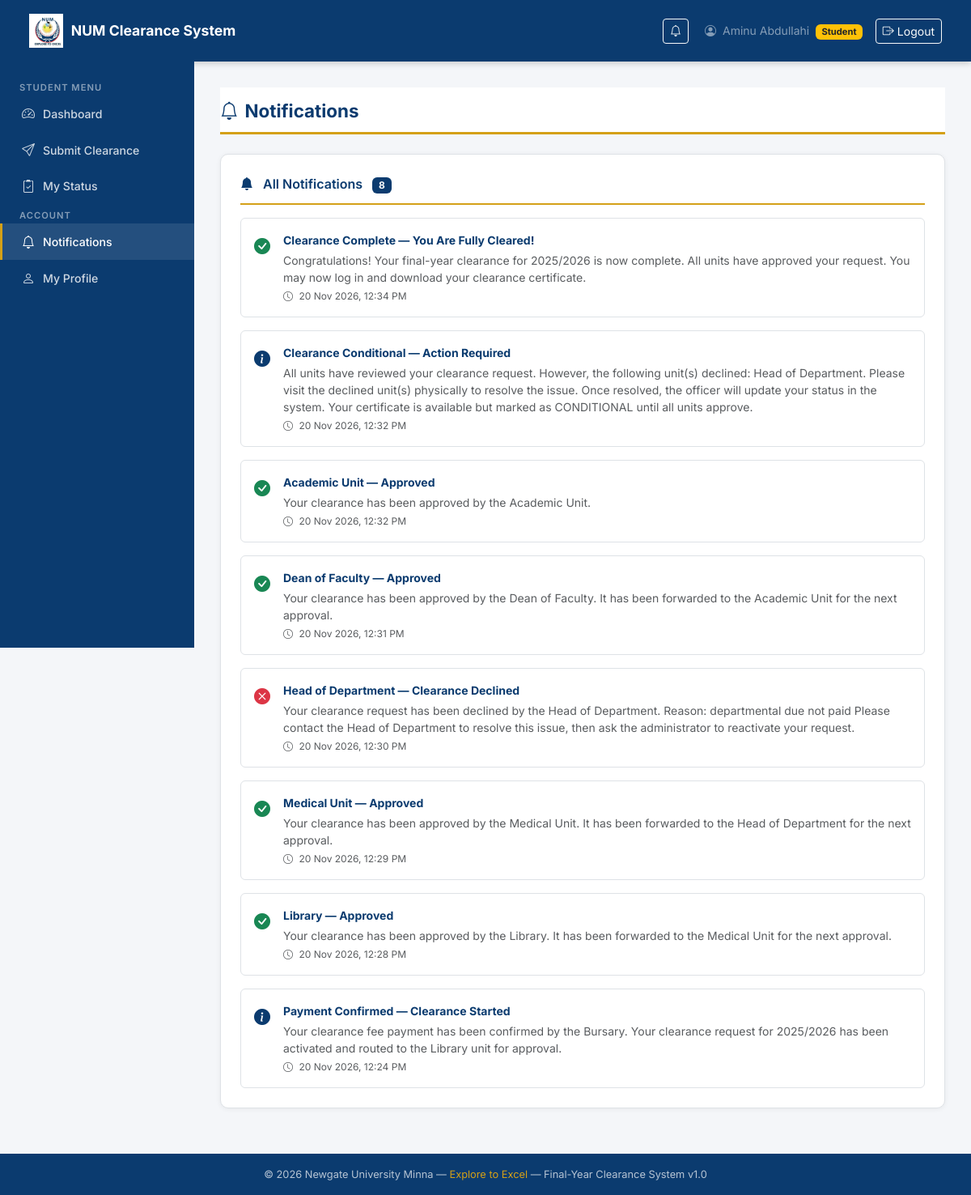
The app's page /clearance/notifications/ (signed in) with its own data.
### accounts/models.py (models this page shows, shortened)
class CustomUser(AbstractUser):
    ROLE_CHOICES = [
        ('student',      'Student'),
        ('bursary',      'Bursary Officer'),
        ('unit_officer', 'Unit Officer'),
        ('admin',        'Administrator'),
    ]
    role            = models.CharField(max_length=20, choices=ROLE_CHOICES, default='student')
    matric_number   = models.CharField(max_length=20, blank=True, null=True, unique=True)
    department      = models.CharField(max_length=100, blank=True, null=True)
    phone           = models.CharField(max_length=15, blank=True, null=True)
    is_verified     = models.BooleanField(default=False)
    @property
    def is_student(self):
        return self.role == 'student'

### clearance/models.py (models this page shows, shortened)
class Notification(models.Model):
    user       = models.ForeignKey(
                   settings.AUTH_USER_MODEL,
                   on_delete=models.CASCADE,
                   related_name='notifications'
                 )
    title      = models.CharField(max_length=200)
    message    = models.TextField()
    is_read    = models.BooleanField(default=False)
    created_at = models.DateTimeField(auto_now_add=True)
    class Meta:
        ordering = ['-created_at']

### clearance/views.py (the view)
@login_required
def notifications_view(request):
    from .models import Notification
    notifications = Notification.objects.filter(
        user=request.user
    ).order_by('-created_at')
    notifications.filter(is_read=False).update(is_read=True)
    return render(request, 'clearance/notifications.html', {
        'notifications': notifications,
    })

### clearance/templatetags/clearance_tags.py (called while the page is built)
@register.simple_tag
def unread_count(user):
    if not user or not user.is_authenticated:
        return 0
    return Notification.objects.filter(
        user=user,
        is_read=False
    ).count()

### templates/clearance/notifications.html (shortened to what this page needs)
{% extends 'base.html' %}
{% block content %}
<div class="page-header">
  <h1><i class="bi bi-bell me-2"></i>Notifications</h1>
</div>
<div class="num-card">
  <div class="card-title">
    <i class="bi bi-bell-fill me-2"></i>
    All Notifications
    <span class="badge ms-2"
          style="background:var(--num-navy); color:white;">
      {{ notifications|length }}
    </span>
  </div>
  {% if notifications %}
    <div class="d-flex flex-column gap-3">
      {% for notif in notifications %}
        <div class="p-3 rounded"
             style="border: 1px solid var(--num-border);
                    background: {% if not notif.is_read %}
                      #eaf2fb
                    {% else %}
                      #ffffff
                    {% endif %};">
          <div class="d-flex align-items-start gap-3">
            <div style="margin-top:3px;">
              {% if 'Approved' in notif.title or 'Cleared' in notif.title %}
                <i class="bi bi-check-circle-fill fs-5"
                   style="color:var(--num-green);"></i>
              {% elif 'Declined' in notif.title %}
                <i class="bi bi-x-circle-fill fs-5"
                   style="color:var(--num-red);"></i>
              {% elif 'Queue' in notif.title or 'Request' in notif.title %}
                <i class="bi bi-inbox-fill fs-5"
                   style="color:var(--num-gold);"></i>
              {% else %}
                <i class="bi bi-info-circle-fill fs-5"
                   style="color:var(--num-navy);"></i>
              {% endif %}
            </div>
            <div class="flex-grow-1">
              <div class="fw-bold small"
                   style="color:var(--num-navy);">
                {{ notif.title }}
              </div>
              <div class="small text-muted mt-1">
                {{ notif.message }}
              </div>
              <div class="small text-muted mt-1"
                   style="font-size:0.75rem;">
                <i class="bi bi-clock me-1"></i>
                {{ notif.created_at|date:"d M Y, g:i A" }}
              </div>
            </div>
          </div>
        </div>
      {% endfor %}
    </div>
  {% else %}
    <div class="text-center py-5 text-muted">
      <i class="bi bi-bell-slash"
         style="font-size:3rem; opacity:0.3;"></i>
      <p class="mt-3">No notifications yet.</p>
    </div>
  {% endif %}
</div>
{% endblock %}

### templates/base.html (shortened to what this page needs)
{% load static clearance_tags %}
<!DOCTYPE html>
<html lang="en">
<head>
  <link href="https://cdn.jsdelivr.net/npm/bootstrap@5.3.0/dist/css/bootstrap.min.css" rel="stylesheet"/>
  <link href="https://cdn.jsdelivr.net/npm/bootstrap-icons@1.11.0/font/bootstrap-icons.css" rel="stylesheet"/>
</head>
<body>
  {% if user.is_authenticated %}
  <nav class="navbar num-navbar">
    <div class="container-fluid">
      <a class="navbar-brand" href="{% url 'dashboard' %}">
        {% load static %}
        <img src="{% static 'images/num-logo.webp' %}" alt="NUM Logo"/>
        <span>NUM Clearance System</span>
      </a>
      <div class="d-flex align-items-center gap-3">
        {% load clearance_tags %}
          {% unread_count request.user as unread %}
        <a href="{% url 'clearance:notifications' %}"
          class="btn btn-sm btn-outline-light position-relative me-1">
          <i class="bi bi-bell"></i>
        </a>
        <span class="text-white-50 small d-none d-md-inline">
          <i class="bi bi-person-circle me-1"></i>
          {{ user.get_full_name|default:user.username }}
          <span class="badge bg-warning text-dark ms-1" style="font-size:0.7rem;">
            {{ user.get_role_display }}
          </span>
        </span>
        <a href="{% url 'logout' %}" class="btn btn-sm btn-outline-light">
          <i class="bi bi-box-arrow-right me-1"></i>Logout
        </a>
      </div>
    </div>
  </nav>
  <div class="sidebar">
    {% if user.is_student %}
      <span class="sidebar-heading">Student Menu</span>
      <a href="{% url 'dashboard' %}"
         class="nav-link {% if request.resolver_match.url_name == 'dashboard' %}active{% endif %}">
        <i class="bi bi-speedometer2"></i> Dashboard
      </a>
      <a href="{% url 'clearance:submit' %}"
         class="nav-link {% if request.resolver_match.url_name == 'submit' %}active{% endif %}">
        <i class="bi bi-send"></i> Submit Clearance
      </a>
      <a href="{% url 'clearance:status' %}"
         class="nav-link {% if request.resolver_match.url_name == 'status' %}active{% endif %}">
        <i class="bi bi-clipboard2-check"></i> My Status
      </a>
    {% endif %}
    <span class="sidebar-heading" style="margin-top:2rem;">Account</span>
      <a href="{% url 'clearance:notifications' %}"
        class="nav-link {% if request.resolver_match.url_name == 'notifications' %}active{% endif %}">
        <i class="bi bi-bell"></i> Notifications
        {% unread_count request.user as unread %}
      </a>
      <a href="{% url 'accounts:profile' %}" class="nav-link">
        <i class="bi bi-person"></i> My Profile
      </a>
  </div>
  <div class="main-content">
    {% block content %}{% endblock %}
  </div>
  {% else %}
    {% block auth_content %}{% endblock %}
  {% endif %}
  <footer class="num-footer">
    &copy; {% now "Y" %} Newgate University Minna &mdash;
    <span>Explore to Excel</span> &mdash;
    Final-Year Clearance System v1.0
  </footer>
</body>
</html>

### templates/base.html (style rules this page uses)
:root { --num-navy: #0b3b6f; --num-gold: #d4a017; --num-light: #f4f6f9; --num-white: #ffffff; --num-text: #212529; --num-border: #dee2e6; --num-green: #198754; --num-red: #dc3545; }
* { font-family: 'Inter', sans-serif; }
body { background-color: var(--num-light); color: var(--num-text); min-height: 100vh; display: flex; flex-direction: column; }
.num-navbar { background-color: var(--num-navy); padding: 0.75rem 1.5rem; box-shadow: 0 2px 8px rgba(0,0,0,0.2); }
.num-navbar .navbar-brand { color: var(--num-white) !important; font-weight: 700; font-size: 1.1rem; display: flex; align-items: center; gap: 10px; }
.num-navbar .navbar-brand img { height: 42px; width: auto; }
.sidebar { background-color: var(--num-navy); min-height: calc(100vh - 70px); width: 240px; position: fixed; top: 70px; left: 0; padding: 1.5rem 0; z-index: 100; transition: transform 0.3s; }
.sidebar .sidebar-heading { color: rgba(255,255,255,0.5); font-size: 0.7rem; font-weight: 600; text-transform: uppercase; letter-spacing: 1px; padding: 0.5rem 1.5rem; margin-top: 1rem; }
.sidebar .nav-link { color: rgba(255,255,255,0.8); font-size: 0.88rem; font-weight: 500; padding: 0.65rem 1.5rem; display: flex; align-items: center; gap: 10px; border-left: 3px solid transparent; transition: all 0.2s; }
.sidebar .nav-link:hover, .sidebar .nav-link.active { color: var(--num-white); background-color: rgba(255,255,255,0.1); border-left-color: var(--num-gold); }
.sidebar .nav-link i { font-size: 1rem; }
.main-content { margin-left: 240px; padding: 2rem; flex: 1; }
.num-card { background: var(--num-white); border: 1px solid var(--num-border); border-radius: 10px; box-shadow: 0 1px 6px rgba(0,0,0,0.06); padding: 1.5rem; margin-bottom: 1.5rem; }
.num-card .card-title { font-size: 1rem; font-weight: 600; color: var(--num-navy); margin-bottom: 1rem; padding-bottom: 0.75rem; border-bottom: 2px solid var(--num-gold); }
.page-header { background: var(--num-white); border-bottom: 3px solid var(--num-gold); padding: 1rem 0 0.75rem; margin-bottom: 1.5rem; }
.page-header h1 { font-size: 1.4rem; font-weight: 700; color: var(--num-navy); margin: 0; }
.num-footer { background-color: var(--num-navy); color: rgba(255,255,255,0.7); text-align: center; padding: 1rem; font-size: 0.8rem; margin-top: auto; }
.num-footer span { color: var(--num-gold); }

### records on screen
CustomUser: get_full_name "Aminu Abdullahi", role "Student"
Notification: title "Clearance Complete — You Are Fully Cleared!", message "Congratulations! Your final-year clearance for 2025/2026 is now complete. All units have approved your request. You may now log in and download your clearance certificate.", created_at "20 Nov 2026, 12:34 PM"
Notification: title "Clearance Conditional — Action Required", message "All units have reviewed your clearance request. However, the following unit(s) declined: Head of Department. Please visit the declined unit(s) physically to resolve the issue. Once resolved, the officer will update your status in the system. Your certificate is available but marked as CONDITIONAL until all units approve.", created_at "20 Nov 2026, 12:32 PM"
Notification: title "Academic Unit — Approved", message "Your clearance has been approved by the Academic Unit.", created_at "20 Nov 2026, 12:32 PM"
Notification: title "Dean of Faculty — Approved", message "Your clearance has been approved by the Dean of Faculty. It has been forwarded to the Academic Unit for the next approval.", created_at "20 Nov 2026, 12:31 PM"
Notification: title "Head of Department — Clearance Declined", message "Your clearance request has been declined by the Head of Department. Reason: departmental due not paid Please contact the Head of Department to resolve this issue, then ask the administrator to reactivate your request.", created_at "20 Nov 2026, 12:30 PM"
Notification: title "Medical Unit — Approved", message "Your clearance has been approved by the Medical Unit. It has been forwarded to the Head of Department for the next approval.", created_at "20 Nov 2026, 12:29 PM"
Notification: title "Library — Approved", message "Your clearance has been approved by the Library. It has been forwarded to the Medical Unit for the next approval.", created_at "20 Nov 2026, 12:28 PM"
Notification: title "Payment Confirmed — Clearance Started", message "Your clearance fee payment has been confirmed by the Bursary. Your clearance request for 2025/2026 has been activated and routed to the Library unit for approval.", created_at "20 Nov 2026, 12:24 PM"

### other values on screen
{{ notifications|length }} "8"
